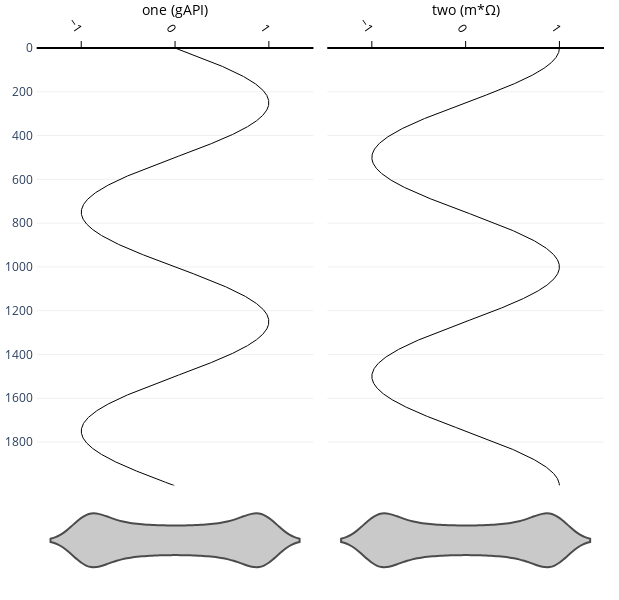

Here is the notebook cell this chart was saved with:
### Code cell
graph1 = pozo.Graph(trace1, trace2)
graph1.summarize_curves(height=600).show(renderer="plotly_mimetype")

### Figure 1 — Plotly figure (JSON) as saved in the notebook; plotly's stock layout.template omitted (floating-point values rounded to 4 significant figures; data arrays with more than 128 entries replaced by an {"elided": "..."} marker saying what was removed)
{"data": [{"fillcolor": "blue", "hovertemplate": "Depth: %{y}, Value: %{x}", "line": {"color": "#000000", "width": 1}, "mode": "lines", "name": "one", "showlegend": false, "type": "scatter", "uid": "41b315b5-76b7-4116-bd07-e75c92355e51", "x": {"elided": "2000 float values"}, "xaxis": "x", "y": {"elided": "2000 int values"}, "yaxis": "y"}, {"fillcolor": "blue", "hovertemplate": "Depth: %{y}, Value: %{x}", "line": {"color": "#000000", "width": 1}, "mode": "lines", "name": "two", "showlegend": false, "type": "scatter", "uid": "c2bb5217-a32c-4a33-94d4-1c81cbca70a1", "x": {"elided": "2000 float values"}, "xaxis": "x2", "y": {"elided": "2000 int values"}, "yaxis": "y"}, {"box": {"visible": false}, "fillcolor": "rgba(0, 0, 0, 0.3)", "hoveron": "kde", "hovertemplate": "%{x}", "line": {"color": "black"}, "name": "", "opacity": 0.7, "points": "suspectedoutliers", "scalegroup": "y2", "showlegend": false, "type": "violin", "uid": "177ee5fd-6d9b-43b8-9f46-396c7baffb71", "x": {"elided": "2000 float values"}, "xaxis": "x", "yaxis": "y2"}, {"box": {"visible": false}, "fillcolor": "rgba(0, 0, 0, 0.3)", "hoveron": "kde", "hovertemplate": "%{x}", "line": {"color": "black"}, "name": "", "opacity": 0.7, "points": "suspectedoutliers", "scalegroup": "y3", "showlegend": false, "type": "violin", "uid": "ed65d532-22da-42ba-9bbf-bfbac70c963a", "x": {"elided": "2000 float values"}, "xaxis": "x2", "yaxis": "y3"}], "layout": {"height": 600, "legend": {"x": 1.02, "xanchor": "left", "y": 1, "yanchor": "top"}, "margin": {"b": 5, "l": 15, "r": 15, "t": 5}, "paper_bgcolor": "#FFFFFF", "plot_bgcolor": "#FFFFFF", "showlegend": true, "width": 619, "xaxis": {"autorange": true, "domain": [0.006462, 0.4911], "gridcolor": "#f0f0f0", "linecolor": "#000000", "linewidth": 2, "nticks": 0, "position": 1, "range": [-1.475, 1.475], "showgrid": false, "showline": true, "side": "top", "tickangle": 55, "tickcolor": "#000000", "tickfont": {"color": "#000000"}, "ticklen": 6, "tickmode": "auto", "ticks": "outside", "tickwidth": 1, "title": {"font": {"color": "#000000"}, "standoff": 0, "text": "one (gAPI)"}, "type": "linear", "zeroline": false}, "xaxis2": {"autorange": true, "domain": [0.5153, 1], "gridcolor": "#f0f0f0", "linecolor": "#000000", "linewidth": 2, "nticks": 0, "position": 1, "range": [-1.475, 1.475], "showgrid": false, "showline": true, "side": "top", "tickangle": 55, "tickcolor": "#000000", "tickfont": {"color": "#000000"}, "ticklen": 6, "tickmode": "auto", "ticks": "outside", "tickwidth": 1, "title": {"font": {"color": "#000000"}, "standoff": 0, "text": "two (m*Ω)"}, "type": "linear", "zeroline": false}, "yaxis": {"domain": [0.2, 1], "gridcolor": "#f0f0f0", "maxallowed": 1999, "minallowed": 0, "position": 0, "range": [1999, 0], "showgrid": true, "showline": false, "type": "linear", "visible": true, "zeroline": false}, "yaxis2": {"anchor": "x", "autorange": true, "domain": [0, 0.2], "range": [-0.5, 0.5], "type": "category"}, "yaxis3": {"anchor": "x2", "autorange": true, "domain": [0, 0.2], "range": [-0.5, 0.5], "type": "category"}}}
